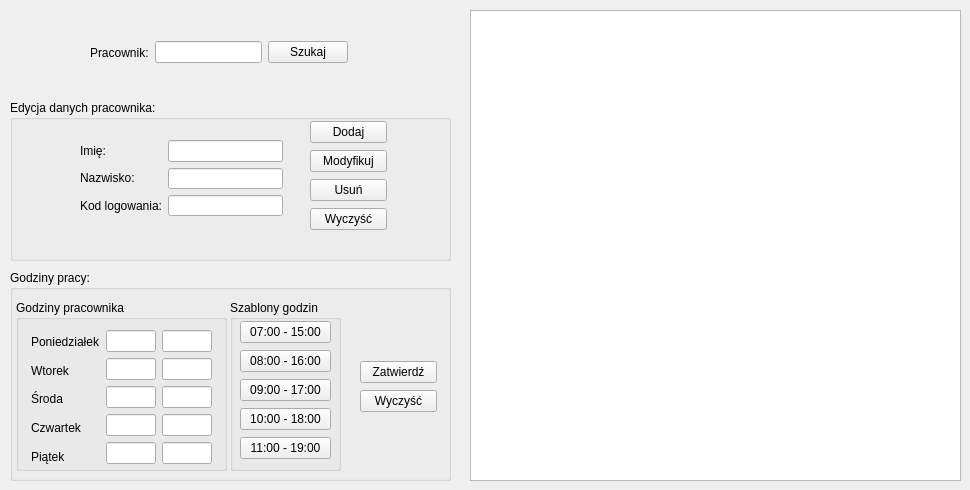
    <widget class="QWidget" name="pracownicyTab">
     <attribute name="title">
      <string>Pracownicy</string>
     </attribute>
     <widget class="QGroupBox" name="danePracownikaGroupBox">
      <property name="geometry">
       <rect>
        <x>10</x>
        <y>100</y>
        <width>441</width>
        <height>161</height>
       </rect>
      </property>
      <property name="title">
       <string>Edycja danych pracownika:</string>
      </property>
      <widget class="QWidget" name="layoutWidget">
       <property name="geometry">
        <rect>
         <x>70</x>
         <y>40</y>
         <width>203</width>
         <height>76</height>
        </rect>
       </property>
       <layout class="QHBoxLayout" name="horizontalLayout_15">
        <item>
         <layout class="QVBoxLayout" name="verticalLayout_15">
          <item>
           <widget class="QLabel" name="label_32">
            <property name="text">
             <string>Imię:</string>
            </property>
           </widget>
          </item>
          <item>
           <widget class="QLabel" name="label_31">
            <property name="text">
             <string>Nazwisko:</string>
            </property>
           </widget>
          </item>
          <item>
           <widget class="QLabel" name="label_33">
            <property name="text">
             <string>Kod logowania:</string>
            </property>
           </widget>
          </item>
         </layout>
        </item>
        <item>
         <layout class="QVBoxLayout" name="verticalLayout_14">
          <item>
           <widget class="QLineEdit" name="pracownikImieLineEdit"/>
          </item>
          <item>
           <widget class="QLineEdit" name="pracownikNazwiskoLineEdit"/>
          </item>
          <item>
           <widget class="QLineEdit" name="pracownikKodLogowaniaLineEdit"/>
          </item>
         </layout>
        </item>
       </layout>
      </widget>
      <widget class="QWidget" name="layoutWidget">
       <property name="geometry">
        <rect>
         <x>300</x>
         <y>20</y>
         <width>77</width>
         <height>112</height>
        </rect>
       </property>
       <layout class="QVBoxLayout" name="verticalLayout_19">
        <item>
         <widget class="QPushButton" name="dodajPracownikaPracownicyBtn">
          <property name="text">
           <string>Dodaj</string>
          </property>
         </widget>
        </item>
        <item>
         <widget class="QPushButton" name="modyfikujPracownikaPracownicyBtn">
          <property name="text">
           <string>Modyfikuj</string>
          </property>
         </widget>
        </item>
        <item>
         <widget class="QPushButton" name="usunPracownikaBtn">
          <property name="text">
           <string>Usuń</string>
          </property>
         </widget>
        </item>
        <item>
         <widget class="QPushButton" name="pracownikWyczyscBtn">
          <property name="text">
           <string>Wyczyść</string>
          </property>
         </widget>
        </item>
       </layout>
      </widget>
     </widget>
     <widget class="QGroupBox" name="groupBox_9">
      <property name="geometry">
       <rect>
        <x>10</x>
        <y>270</y>
        <width>441</width>
        <height>211</height>
       </rect>
      </property>
      <property name="title">
       <string>Godziny pracy:</string>
      </property>
      <widget class="QGroupBox" name="godzinyPracownikaGroupBox">
       <property name="geometry">
        <rect>
         <x>6</x>
         <y>30</y>
         <width>211</width>
         <height>171</height>
        </rect>
       </property>
       <property name="title">
        <string>Godziny pracownika</string>
       </property>
       <widget class="QWidget" name="layoutWidget">
        <property name="geometry">
         <rect>
          <x>15</x>
          <y>30</y>
          <width>181</width>
          <height>138</height>
         </rect>
        </property>
        <layout class="QHBoxLayout" name="horizontalLayout_21">
         <item>
          <layout class="QVBoxLayout" name="verticalLayout_17">
           <item>
            <widget class="QLabel" name="label_34">
             <property name="text">
              <string>Poniedziałek</string>
             </property>
            </widget>
           </item>
           <item>
            <widget class="QLabel" name="label_35">
             <property name="text">
              <string>Wtorek</string>
             </property>
            </widget>
           </item>
           <item>
            <widget class="QLabel" name="label_36">
             <property name="text">
              <string>Środa</string>
             </property>
            </widget>
           </item>
           <item>
            <widget class="QLabel" name="label_37">
             <property name="text">
              <string>Czwartek</string>
             </property>
            </widget>
           </item>
           <item>
            <widget class="QLabel" name="label_38">
             <property name="text">
              <string>Piątek</string>
             </property>
            </widget>
           </item>
          </layout>
         </item>
         <item>
          <layout class="QVBoxLayout" name="verticalLayout_16">
           <item>
            <layout class="QHBoxLayout" name="horizontalLayout_16">
             <item>
              <widget class="QLineEdit" name="ponOd"/>
             </item>
             <item>
              <widget class="QLineEdit" name="ponDo"/>
             </item>
            </layout>
           </item>
           <item>
            <layout class="QHBoxLayout" name="horizontalLayout_17">
             <item>
              <widget class="QLineEdit" name="wtOd"/>
             </item>
             <item>
              <widget class="QLineEdit" name="wtDo"/>
             </item>
            </layout>
           </item>
           <item>
            <layout class="QHBoxLayout" name="horizontalLayout_18">
             <item>
              <widget class="QLineEdit" name="srOd"/>
             </item>
             <item>
              <widget class="QLineEdit" name="srDo"/>
             </item>
            </layout>
           </item>
           <item>
            <layout class="QHBoxLayout" name="horizontalLayout_19">
             <item>
              <widget class="QLineEdit" name="czwOd"/>
             </item>
             <item>
              <widget class="QLineEdit" name="czwDo"/>
             </item>
            </layout>
           </item>
           <item>
            <layout class="QHBoxLayout" name="horizontalLayout_20">
             <item>
              <widget class="QLineEdit" name="ptOd"/>
             </item>
             <item>
              <widget class="QLineEdit" name="ptDo"/>
             </item>
            </layout>
           </item>
          </layout>
         </item>
        </layout>
       </widget>
      </widget>
      <widget class="QGroupBox" name="groupBox_11">
       <property name="geometry">
        <rect>
         <x>220</x>
         <y>30</y>
         <width>111</width>
         <height>171</height>
        </rect>
       </property>
       <property name="title">
        <string>Szablony godzin</string>
       </property>
       <widget class="QWidget" name="layoutWidget">
        <property name="geometry">
         <rect>
          <x>10</x>
          <y>20</y>
          <width>91</width>
          <height>141</height>
         </rect>
        </property>
        <layout class="QVBoxLayout" name="verticalLayout_18">
         <item>
          <widget class="QPushButton" name="ustawSchemat715">
           <property name="text">
            <string>07:00 - 15:00</string>
           </property>
          </widget>
         </item>
         <item>
          <widget class="QPushButton" name="ustawSchemat816">
           <property name="text">
            <string>08:00 - 16:00</string>
           </property>
          </widget>
         </item>
         <item>
          <widget class="QPushButton" name="ustawSchemat917">
           <property name="text">
            <string>09:00 - 17:00</string>
           </property>
          </widget>
         </item>
         <item>
          <widget class="QPushButton" name="ustawSchemat1018">
           <property name="text">
            <string>10:00 - 18:00</string>
           </property>
          </widget>
         </item>
         <item>
          <widget class="QPushButton" name="ustawSchemat1119">
           <property name="text">
            <string>11:00 - 19:00</string>
           </property>
          </widget>
         </item>
        </layout>
       </widget>
      </widget>
      <widget class="QWidget" name="layoutWidget">
       <property name="geometry">
        <rect>
         <x>350</x>
         <y>90</y>
         <width>77</width>
         <height>54</height>
        </rect>
       </property>
       <layout class="QVBoxLayout" name="verticalLayout_20">
        <item>
         <widget class="QPushButton" name="godzinyPracyZatwierdzBtn">
          <property name="text">
           <string>Zatwierdź</string>
          </property>
         </widget>
        </item>
        <item>
         <widget class="QPushButton" name="godzinyPracyWyczyscBtn">
          <property name="text">
           <string>Wyczyść</string>
          </property>
         </widget>
        </item>
       </layout>
      </widget>
     </widget>
     <widget class="QTableView" name="pracownicyTableView">
      <property name="geometry">
       <rect>
        <x>470</x>
        <y>10</y>
        <width>491</width>
        <height>471</height>
       </rect>
      </property>
     </widget>
     <widget class="QWidget" name="layoutWidget">
      <property name="geometry">
       <rect>
        <x>90</x>
        <y>40</y>
        <width>258</width>
        <height>25</height>
       </rect>
      </property>
      <layout class="QHBoxLayout" name="horizontalLayout_14">
       <item>
        <widget class="QLabel" name="label_30">
         <property name="text">
          <string>Pracownik:</string>
         </property>
        </widget>
       </item>
       <item>
        <widget class="QLineEdit" name="szukajPracownikaLineEdit"/>
       </item>
       <item>
        <widget class="QPushButton" name="szukajPracownikaBtn">
         <property name="text">
          <string>Szukaj</string>
         </property>
        </widget>
       </item>
      </layout>
     </widget>
    </widget>
